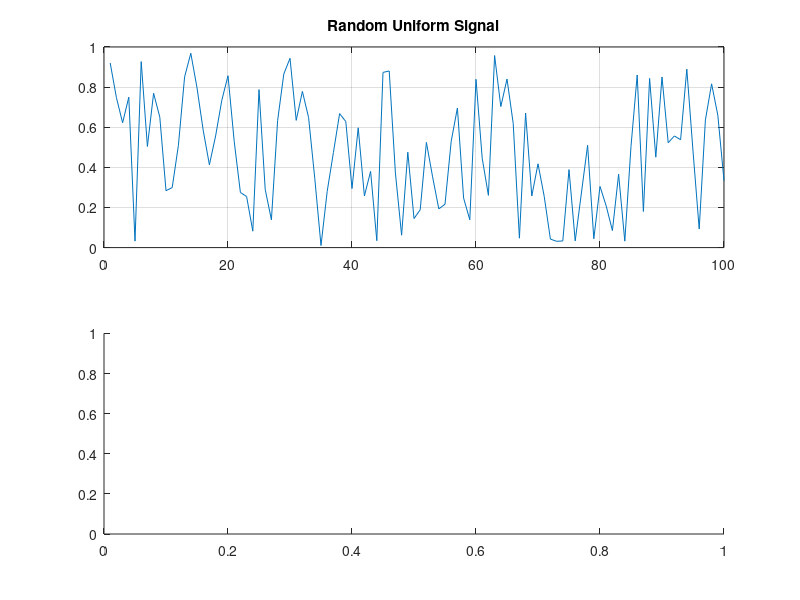

MATLAB code to generate this figure: (Note: this script raises an error after producing the figure.)
clc;
clear;
N=128000;
mean=30;
sigma=2;
X=rand(1, N);
figure;
subplot(211); plot(X(1:100)); grid on;
title("Random Uniform Signal");
subplot(212); histogram(X, 100); grid on;
title("Histogram of Random Uniform Signal");

figure;
figure;
X_s=0;
for i = (1:12)
    if i == 1
        X_s=X;
    else
        X_s=X_s+rand(1, N);
    end
    figure(2);
    subplot(6, 2, i); plot(X_s(1:100)); grid on;
    title(sprintf("Random Uniform Signal (%d/12)", i))
    figure(3);
    subplot(6, 2, i); histogram(X_s, 100); grid on;
    title(sprintf("Histogram of Random Uniform Signal (%d/12)", i))
end

figure;
X_r=(X_s-6)*sigma+mean;
subplot(211); plot(X_r(1:100)); grid on;
title("Random Normalized Signal from previous figure");
subplot(212); histogram(X_r, 100); grid on;
title("Histogram of above signal");

%second method
figure;
X2=rand(1,N);
x_r2=sqrt(-2*log(X)).*cos(2*pi*X2);
x_r2=x_r2*sigma+mean;
subplot(211); plot(x_r2(1:100)); grid on;
title('Normal distributed function2');
subplot(212); hist(x_r2, 100); grid on;
title('Histogram of the signal2');